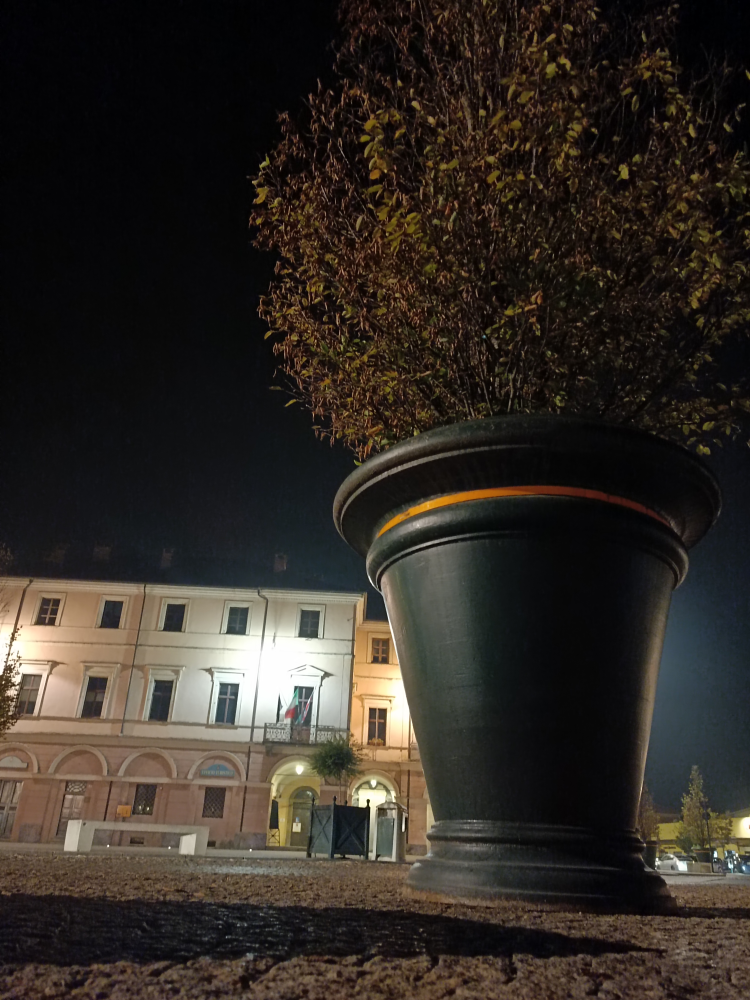
%> input picture code/image.jpg, 3000 x 4000 px (shown at 1/4 size)
$ octave HomeWork_fitting.m   (GNU Octave 9; MATLAB toolbox functions it lacks are replaced by stand-ins)
%> lines starting %> are read from the running program, lines starting %| are printed output that depends on the picture
clear all;
close all;
clc
FNT_SZ = 20;
img = imread('image.jpg');
%% convert rgb to grayscale and histogram equalization
img_gray=rgb2gray(img);
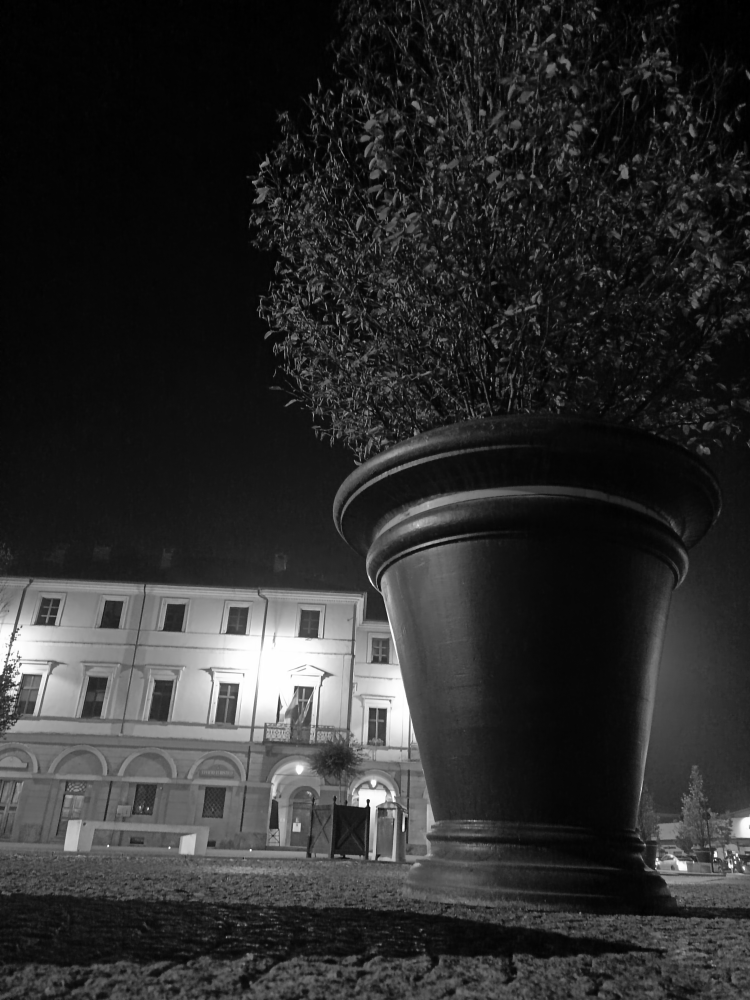
%> img_gray: size 4000x3000 uint8 (shown at 1/4 size); min 0, max 255, mean 44.8
img_gray_eq=histeq(img_gray);
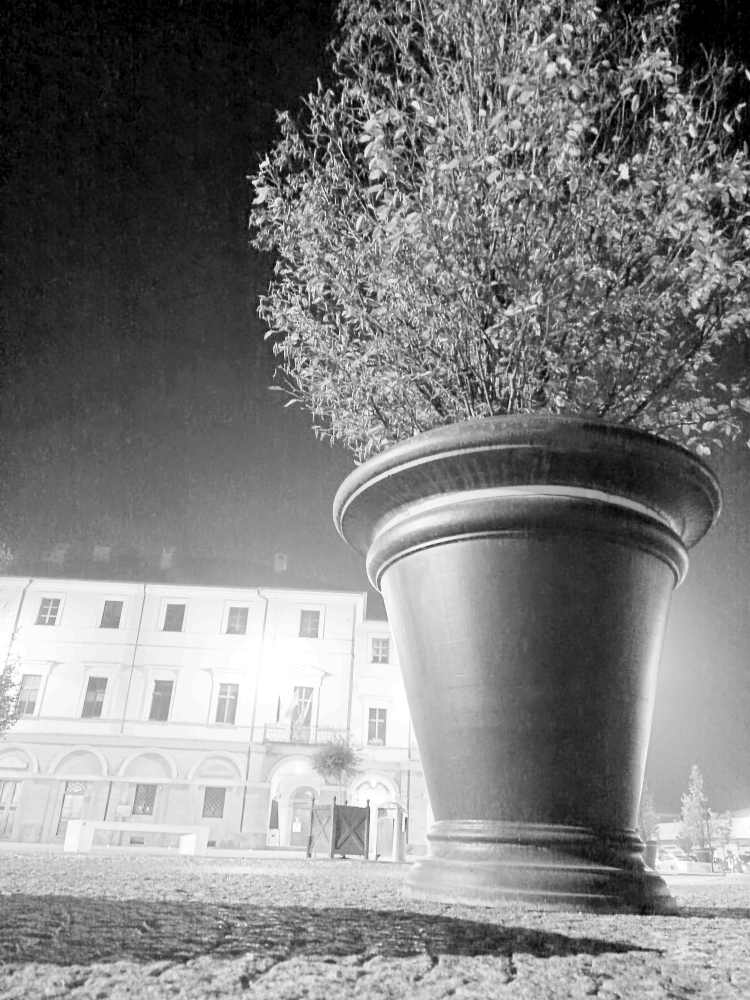
%> img_gray_eq: size 4000x3000 uint8 (shown at 1/4 size); min 0, max 255, mean 127.6

  %% get points for c1 conic
figure(1); imshow(img_gray_eq); title('equalized image')
pause
hold on
%> (the run ends here)
